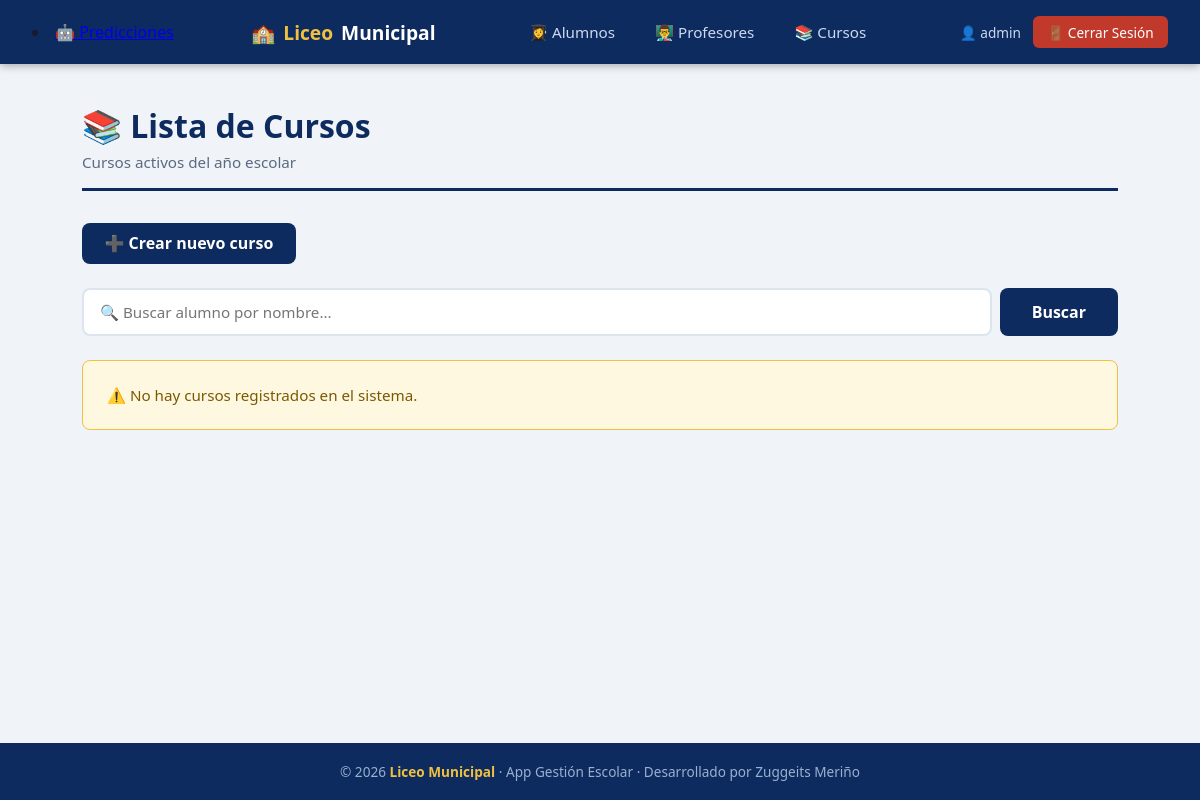
Before: /cursos/ (signed in) with the older database file.
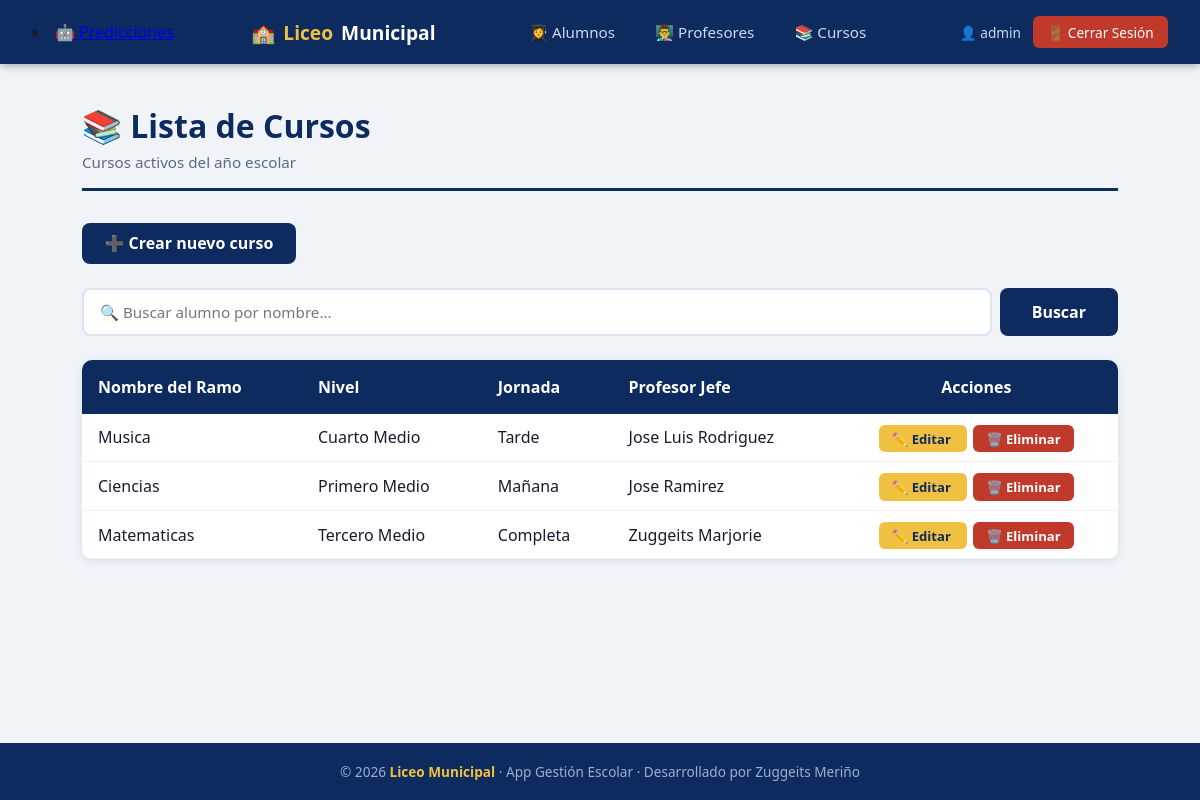
After: the same page with the newer database file.
### cursos/models.py (models this page shows, shortened)
class Curso(models.Model):
    JORNADAS = [
        ('Mañana',   'Mañana (08:00 - 14:00)'),
        ('Tarde',    'Tarde (14:00 - 20:00)'),
        ('Completa', 'Jornada Completa'),
    ]
    NIVELES = [
        ('Primero Medio', '1° Medio'),
        ('Segundo Medio', '2° Medio'),
        ('Tercero Medio', '3° Medio'),
        ('Cuarto Medio',  '4° Medio'),
    ]
    nombre_ramo   = models.CharField(max_length=100)
    nivel         = models.CharField(max_length=50, choices=NIVELES)
    jornada       = models.CharField(max_length=50, choices=JORNADAS)
    profesor_jefe = models.ForeignKey(
        'profesores.Profesor',
        on_delete=models.SET_NULL,
        null=True,
        blank=True,
        related_name='cursos_a_cargo'
    )
    class Meta:
        verbose_name = 'Curso'
        verbose_name_plural = 'Cursos'
        ordering = ['nivel', 'nombre_ramo']

### profesores/models.py (models this page shows, shortened)
class Profesor(models.Model):
    nombre           = models.CharField(max_length=100)
    especialidad     = models.CharField(max_length=100)
    años_experiencia = models.IntegerField(default=0)
    class Meta:
        verbose_name = 'Profesor'
        verbose_name_plural = 'Profesores'
        ordering = ['nombre']

### cursos/views.py (the view)
# urls.py: path('',                   views.lista_cursos,   name='lista'),
@login_required
def lista_cursos(request):
    cursos = Curso.objects.all()
    return render(request, 'cursos/lista_cursos.html', {
        'cursos': cursos,
        'titulo': 'Lista de Cursos'
    })

### cursos/templates/cursos/lista_cursos.html (shortened to what this page needs)
{% extends 'base.html' %}
{% block contenido %}
<div class="page-header">
    <h1>📚 {{ titulo }}</h1>
    <p>Cursos activos del año escolar</p>
</div>
<div style="margin-bottom:1.5rem;">
    <a href="{% url 'cursos:crear' %}" class="btn-primary"
       style="text-decoration:none; display:inline-block; padding:0.6rem 1.4rem;">
        ➕ Crear nuevo curso
    </a>
</div>
<form method="get" style="margin-bottom:1.5rem; display:flex; gap:0.5rem;">
    <input type="text" name="a" value="{{ busqueda }}"
           placeholder="🔍 Buscar alumno por nombre..."
           style="flex:1; padding:0.65rem 1rem; border:2px solid #dce4f0;
                  border-radius:8px; font-size:0.95rem; font-family:inherit; outline:none;">
    <button type="submit" class="btn-primary">Buscar</button>
</form>
{% if cursos %}
<table style="width:100%; border-collapse:collapse; background:white;
              border-radius:10px; overflow:hidden;
              box-shadow:0 2px 8px rgba(13,43,94,0.1);">
    <thead style="background:#0d2b5e; color:white;">
        <tr>
            <th style="padding:1rem; text-align:left;">Nombre del Ramo</th>
            <th style="padding:1rem; text-align:left;">Nivel</th>
            <th style="padding:1rem; text-align:left;">Jornada</th>
            <th style="padding:1rem; text-align:left;">Profesor Jefe</th>
            <th style="padding:1rem; text-align:center;">Acciones</th>
        </tr>
    </thead>
    <tbody>
        {% for curso in cursos %}
        <tr style="border-bottom:1px solid #f0f4f8;">
            <td style="padding:0.8rem 1rem;">{{ curso.nombre_ramo }}</td>
            <td style="padding:0.8rem 1rem;">{{ curso.nivel }}</td>
            <td style="padding:0.8rem 1rem;">{{ curso.jornada }}</td>
            <td style="padding:0.8rem 1rem;">
                {% if curso.profesor_jefe %}
                    {{ curso.profesor_jefe.nombre }}
                {% else %}
                    <span style="color:#94a3b8;">Sin asignar</span>
                {% endif %}
            </td>
            <td style="padding:0.8rem 1rem; text-align:center;">
                <a href="{% url 'cursos:editar' curso.pk %}"
                   style="background:#f0c040; color:#0d2b5e; padding:0.3rem 0.8rem;
                          border-radius:6px; text-decoration:none; font-size:0.82rem;
                          font-weight:600; margin-right:0.4rem;">
                    ✏️ Editar
                </a>
                <a href="{% url 'cursos:eliminar' curso.pk %}"
                   style="background:#c0392b; color:white; padding:0.3rem 0.8rem;
                          border-radius:6px; text-decoration:none; font-size:0.82rem;
                          font-weight:600;">
                    🗑️ Eliminar
                </a>
            </td>
        </tr>
        {% endfor %}
    </tbody>
</table>
{% else %}
<div class="alerta-vacia">⚠️ No hay cursos registrados en el sistema.</div>
{% endif %}
{% endblock %}

### templates/base.html (shortened to what this page needs)
{% load static %}
<!DOCTYPE html>
<html lang="es">
<head>
    <link rel="stylesheet" href="{% static 'css/estilos.css' %}">
</head>
<body>
    <nav class="navbar">
        <li><a href="{% url 'predicciones:panel' %}">🤖 Predicciones</a></li>
        <a href="#" class="navbar-brand">
            🏫 <span>Liceo</span> Municipal
        </a>
        <ul class="navbar-links">
            <li><a href="{% url 'alumnos:lista' %}">👩‍🎓 Alumnos</a></li>
            <li><a href="{% url 'profesores:lista' %}">👨‍🏫 Profesores</a></li>
            <li><a href="{% url 'cursos:lista' %}">📚 Cursos</a></li>
        </ul>
        <div style="display:flex; align-items:center; gap:0.75rem;">
            {% if request.user.is_authenticated %}
                <span style="color:#ccd9f0; font-size:0.85rem;">
                    👤 {{ request.user.username }}
                </span>
                <form method="post" action="{% url 'logout' %}" style="margin:0;">
                    <button type="submit" style="
                        background-color: #c0392b;
                        color: white;
                        border: none;
                        padding: 0.4rem 0.9rem;
                        border-radius: 6px;
                        cursor: pointer;
                        font-size: 0.85rem;
                        font-family: inherit;
                    ">🚪 Cerrar Sesión</button>
                </form>
            {% else %}
                <a href="{% url 'login' %}" style="color:#f0c040; font-size:0.85rem;">
                    🔑 Iniciar Sesión
                </a>
            {% endif %}
        </div>
    </nav>
    <main>
        {% block contenido %}{% endblock %}
    </main>
    <footer>
        <p>© 2026 <strong>Liceo Municipal</strong> · App Gestión Escolar · Desarrollado por Zuggeits Meriño</p>
    </footer>
</body>
</html>

### static/css/estilos.css (style rules this page uses)
* { margin: 0; padding: 0; box-sizing: border-box; }
body { font-family: 'Segoe UI', Tahoma, Geneva, Verdana, sans-serif; background-color: #f0f4f8; color: #1a1a2e; min-height: 100vh; display: flex; flex-direction: column; }
.navbar { background-color: #0d2b5e; padding: 0 2rem; display: flex; align-items: center; justify-content: space-between; height: 64px; box-shadow: 0 2px 8px rgba(0, 0, 0, 0.3); }
.navbar-brand { color: #ffffff; font-size: 1.2rem; font-weight: 700; text-decoration: none; display: flex; align-items: center; gap: 0.5rem; }
.navbar-brand span { color: #f0c040; }
.navbar-links { display: flex; list-style: none; gap: 0.5rem; }
.navbar-links a { color: #ccd9f0; text-decoration: none; padding: 0.5rem 1rem; border-radius: 6px; font-size: 0.95rem; transition: background-color 0.2s, color 0.2s; }
main { flex: 1; padding: 2.5rem 2rem; max-width: 1100px; width: 100%; margin: 0 auto; }
.page-header { margin-bottom: 2rem; padding-bottom: 1rem; border-bottom: 3px solid #0d2b5e; }
.page-header h1 { font-size: 2rem; color: #0d2b5e; font-weight: 700; }
.page-header p { color: #5a6a80; margin-top: 0.3rem; font-size: 0.95rem; }
footer { background-color: #0d2b5e; color: #9ab0d0; text-align: center; padding: 1.2rem; font-size: 0.85rem; margin-top: auto; }
footer strong { color: #f0c040; }
.btn-primary { background-color: #0d2b5e; color: white; border: none; padding: 0.8rem 2rem; border-radius: 8px; font-size: 1rem; font-weight: 600; cursor: pointer; font-family: inherit; transition: background-color 0.2s; }

Changed rows visible on the page:
added Curso: nombre_ramo "Musica", nivel "Cuarto Medio", jornada "Tarde", profesor_jefe.nombre "Jose Luis Rodriguez"
added Curso: nombre_ramo "Ciencias", nivel "Primero Medio", jornada "Mañana", profesor_jefe.nombre "Jose Ramirez"
added Curso: nombre_ramo "Matematicas", nivel "Tercero Medio", jornada "Completa", profesor_jefe.nombre "Zuggeits Marjorie"
Other visible differences:
text no longer shown: "⚠️ No hay cursos registrados en el sistema."
text now shown: "Nombre del Ramo Nivel Jornada Profesor Jefe Acciones"
